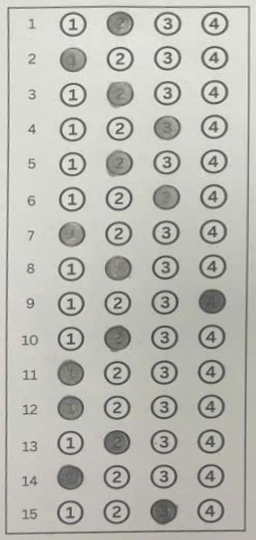
#> input picture crops/answer_1.png, 256 x 540 px
$ python -i preprocess_crops.py   (imports and definitions only)
#> lines starting #> are read from the running program, lines starting #| are printed output that depends on the picture; after the words box and inside, x2 and y2 are one past the last pixel; in counts of white or black regions, pixels touching at a corner belong together
### detect_paper.py
import cv2
import numpy as np

# [19 lines left out: functions fourCornersSort, contourOffset, not called in this run]


def order_points(pts):
    rect = np.zeros((4, 2), dtype="float32")
    s = pts.sum(axis=1)
    rect[0] = pts[np.argmin(s)]
    rect[2] = pts[np.argmax(s)]
    diff = np.diff(pts, axis=1)
    rect[1] = pts[np.argmin(diff)]
    rect[3] = pts[np.argmax(diff)]
    return rect

def four_point_transform(image, pts):
    rect = order_points(pts)
    (tl, tr, br, bl) = rect
    widthA = np.sqrt(((br[0] - bl[0]) ** 2) + ((br[1] - bl[1]) ** 2))
    widthB = np.sqrt(((tr[0] - tl[0]) ** 2) + ((tr[1] - tl[1]) ** 2))
    maxWidth = max(int(widthA), int(widthB))
    heightA = np.sqrt(((tr[0] - br[0]) ** 2) + ((tr[1] - br[1]) ** 2))
    heightB = np.sqrt(((tl[0] - bl[0]) ** 2) + ((tl[1] - bl[1]) ** 2))
    maxHeight = max(int(heightA), int(heightB))
    dst = np.array([
        [0, 0],
        [maxWidth - 1, 0],
        [maxWidth - 1, maxHeight - 1],
        [0, maxHeight - 1]], dtype="float32")
    M = cv2.getPerspectiveTransform(rect, dst)
    warped = cv2.warpPerspective(image, M, (maxWidth, maxHeight))
    return warped

# [84 lines left out: functions align_document_image, align_document, not called in this run]

### preprocess_crops.py
import cv2
import numpy as np
import os
from detect_paper import four_point_transform

def improve_text_crop(img_path, output_path):
    # Load original image
#> called with img_path = 'crops/answer_1.png', output_path = 'out.png'
    img = cv2.imread(img_path)
#> img is the input picture: shape (540, 256, 3); mean B, G, R 181.6, 187.6, 187.8
    if img is None:
        return

    gray = cv2.cvtColor(img, cv2.COLOR_BGR2GRAY)
    # Binary threshold to find the box
    _, binary = cv2.threshold(gray, 180, 255, cv2.THRESH_BINARY_INV)
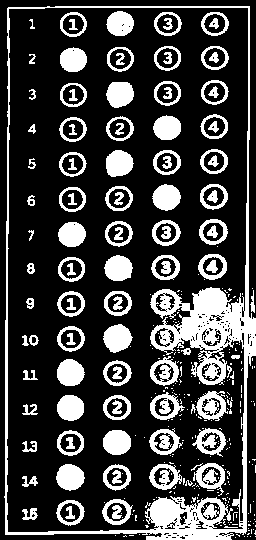
#> binary: shape (540, 256); 25.1% white; 329 white regions (219 under 20 px)

    # 1. Find the largest rectangle (the box)
    contours, _ = cv2.findContours(binary, cv2.RETR_EXTERNAL, cv2.CHAIN_APPROX_SIMPLE)
#> contours = 40 contours, 38 with area under 20; largest, box (x1, y1, x2, y2) and area: (4, 6, 256, 540) 127958, (250, 290, 255, 313) 33

    if contours:
        # Find the largest contour by area
        largest_cnt = max(contours, key=cv2.contourArea)
#> largest_cnt = contour of 136 points, box (x1, y1, x2, y2) (4, 6, 256, 540), area 127958

        peri = cv2.arcLength(largest_cnt, True)
#> peri = 1673.2
        approx = cv2.approxPolyDP(largest_cnt, 0.02 * peri, True)
#> approx = [[8, 7], [5, 534], [243, 534], [249, 6]]

        if len(approx) == 4:
            warped = four_point_transform(img, approx.reshape(4, 2))
#> in order_points, `s = pts.sum(axis=1)`: s = [15, 539, 777, 255]
#> in order_points, `diff = np.diff(pts, axis=1)`: diff = [-1, 529, 291, -243]
#> in four_point_transform, `rect = order_points(pts)`: rect = [[8, 7], [249, 6], [243, 534], [5, 534]]
#> in four_point_transform, `(tl, tr, br, bl) = rect`: tl = [8, 7]; tr = [249, 6]; br = [243, 534]; bl = [5, 534]
#> in four_point_transform, `widthA = np.sqrt(((br[0] - bl[0]) ** 2) + ((br[1] - bl[1]) ** 2))`: widthA = 238
#> in four_point_transform, `widthB = np.sqrt(((tr[0] - tl[0]) ** 2) + ((tr[1] - tl[1]) ** 2))`: widthB = 241
#> in four_point_transform, `heightA = np.sqrt(((tr[0] - br[0]) ** 2) + ((tr[1] - br[1]) ** 2))`: heightA = 528
#> in four_point_transform, `heightB = np.sqrt(((tl[0] - bl[0]) ** 2) + ((tl[1] - bl[1]) ** 2))`: heightB = 527
#> in four_point_transform, `maxHeight = max(int(heightA), int(heightB))`: maxHeight = 528
#> in four_point_transform, `dst = np.array([ [0, 0], [maxWidth - 1, 0], [maxWidth - 1, maxHeight -..`: dst = [[0, 0], [240, 0], [240, 527], [0, 527]]
#> in four_point_transform, `M = cv2.getPerspectiveTransform(rect, dst)`: M = [[0.998, 0.00568, -8.02], [0.0041, 0.988, -6.95], [7.78e-06, -2.35e-05, 1]]
#> in four_point_transform, `warped = cv2.warpPerspective(image, M, (maxWidth, maxHeight))`:
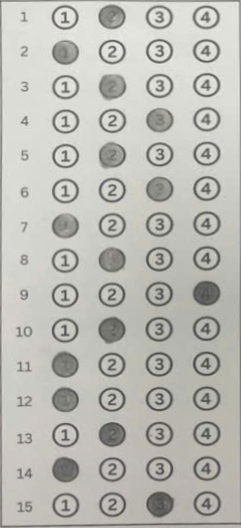
#> warped: shape (528, 241, 3); mean B, G, R 180.7, 186.6, 186.8
        else:
            rect = cv2.minAreaRect(largest_cnt)
            box = cv2.boxPoints(rect)
            box = np.int32(box)
            warped = four_point_transform(img, box.reshape(4, 2))

        # 2. Crop slightly inside the detected box to remove boundaries
        margin = 10
        #extra_top = 5
        h, w = warped.shape[:2]
#> h = 528; w = 241

        iy = margin
        ih = h - 2*margin
#> ih = 508
        ix = margin
        iw = w - 2*margin
#> iw = 221

        if iw > 0 and ih > 0:
            crop = warped[iy:iy+ih, ix:ix+iw]
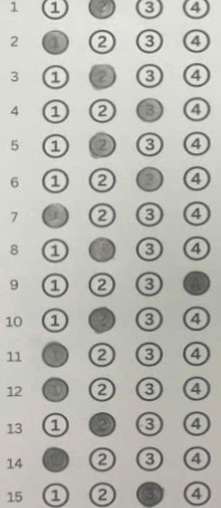
#> crop: shape (508, 221, 3); mean B, G, R 180.1, 186.1, 186.2

            # 3. Enhance look: background cleanup
            # convert to LAB to equalize luminance
            lab = cv2.cvtColor(crop, cv2.COLOR_BGR2LAB)
#> lab: shape (508, 221, 3); mean of channels 0, 1, 2 191.8, 127.1, 131.1
            l, a, b = cv2.split(lab)
            # Clip L channel to remove light grays (make background white)
            l = cv2.normalize(l, None, 0, 255, cv2.NORM_MINMAX)
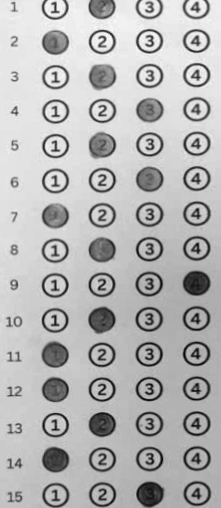
#> l: shape (508, 221); min 0, max 255, mean 180.9
            # Simple contrast stretch
            l = cv2.addWeighted(l, 1.2, l, 0, -30) # Adjust alpha/beta

            final_lab = cv2.merge((l, a, b))
#> final_lab: shape (508, 221, 3); mean of channels 0, 1, 2 187, 127.1, 131.1
            result = cv2.cvtColor(final_lab, cv2.COLOR_LAB2BGR)
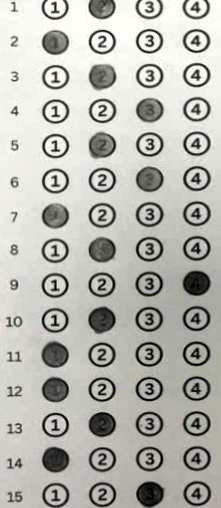
#> result: shape (508, 221, 3); mean B, G, R 176.9, 182.9, 183.3

            cv2.imwrite(output_path, result)
            print(f"Saved refined text crop to {output_path}")
            return

    # If no box found, just save the original (or simple cleaning)
    cv2.imwrite(output_path, img)

# [6 lines not run here, left out]

>>> result = improve_text_crop('crops/answer_1.png', 'out.png')

$ run again, on crops/answer_3.png
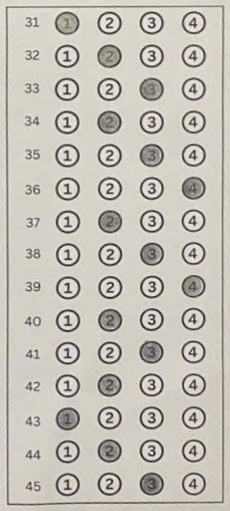
#> input picture crops/answer_3.png, 230 x 511 px
#> in improve_text_crop, img is the input picture: shape (511, 230, 3); mean B, G, R 182.9, 191.6, 195.9
#> in improve_text_crop, `_, binary = cv2.threshold(gray, 180, 255, cv2.THRESH_BINARY_INV)`:
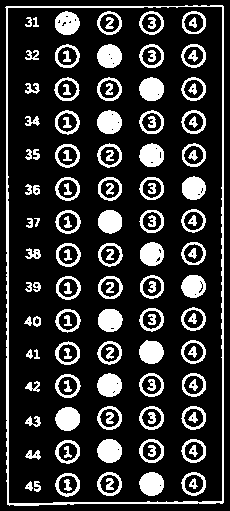
#> binary: shape (511, 230); 19.7% white; 129 white regions
#> contours = 1 contour; box (x1, y1, x2, y2) and area: (5, 5, 224, 506) 107872
#> largest_cnt = contour of 121 points, box (x1, y1, x2, y2) (5, 5, 224, 506), area 107872
#> peri = 1453.1
#> approx = [[222, 5], [5, 7], [9, 505], [223, 502]]
#> s = [227, 12, 514, 725]
#> diff = [-217, 2, 496, 279]
#> rect = [[5, 7], [222, 5], [223, 502], [9, 505]]
#> tl = [5, 7]; tr = [222, 5]; br = [223, 502]; bl = [9, 505]
#> widthA = 214
#> widthB = 217
#> heightA = 497
#> heightB = 498
#> dst = [[0, 0], [216, 0], [216, 497], [0, 497]]
#> M = [[0.993, -0.00798, -4.91], [0.00907, 0.984, -6.93], [-9.89e-06, -2.77e-05, 1]]
#> lab: shape (478, 197, 3); mean of channels 0, 1, 2 196, 127.9, 132.8
#> final_lab: shape (478, 197, 3); mean of channels 0, 1, 2 204.1, 127.9, 132.8
#> in improve_text_crop, `result = cv2.cvtColor(final_lab, cv2.COLOR_LAB2BGR)`:
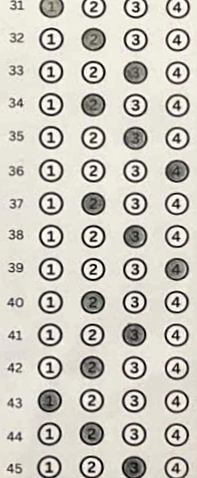
#> result: shape (478, 197, 3); mean B, G, R 191.6, 200.3, 204.3

$ run again, on crops/ho_va_ten.png
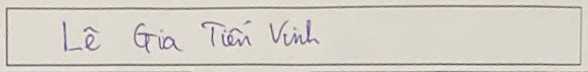
#> input picture crops/ho_va_ten.png, 588 x 72 px
#> in improve_text_crop, img is the input picture: shape (72, 588, 3); mean B, G, R 199.5, 208.7, 213.4
#> in improve_text_crop, `_, binary = cv2.threshold(gray, 180, 255, cv2.THRESH_BINARY_INV)`:
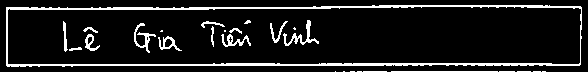
#> binary: shape (72, 588); 10.2% white in thin lines or dots
#> contours = 11 contours, 10 with area under 20; largest, box (x1, y1, x2, y2) and area: (6, 5, 582, 67) 33626
#> largest_cnt = contour of 181 points, box (x1, y1, x2, y2) (6, 5, 582, 67), area 33626
#> peri = 1303.8
#> approx = [[581, 7], [6, 7], [6, 65], [579, 65]]
#> s = [588, 13, 71, 644]
#> diff = [-574, 1, 59, -514]
#> rect = [[6, 7], [581, 7], [579, 65], [6, 65]]
#> tl = [6, 7]; tr = [581, 7]; br = [579, 65]; bl = [6, 65]
#> widthA = 573
#> widthB = 575
#> heightA = 58.03
#> heightB = 58
#> dst = [[0, 0], [574, 0], [574, 57], [0, 57]]
#> M = [[0.998, -3.31e-18, -5.99], [0, 0.979, -6.85], [3.25e-19, -5.99e-05, 1]]
#> lab: shape (38, 555, 3); mean of channels 0, 1, 2 216.6, 127.9, 132.8
#> in improve_text_crop, `l = cv2.normalize(l, None, 0, 255, cv2.NORM_MINMAX)`:
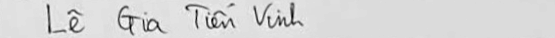
#> l: shape (38, 555); min 0, max 255, mean 215.1
#> final_lab: shape (38, 555, 3); mean of channels 0, 1, 2 228.1, 127.9, 132.8
